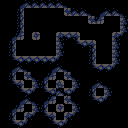

Tiled map render using the project's own tile images. Description and the whole map definition, tile-layer contents included, below:
An orthogonal 16x16 tile map with 8x8 px tiles, 1 tile layer (Dirt).

<map version="1.5" tiledversion="1.7.2" orientation="orthogonal" renderorder="right-down" width="16" height="16" tilewidth="8" tileheight="8" infinite="0" nextlayerid="2" nextobjectid="1">
 <tileset firstgid="1" source="Dirt.tsx" />
 <layer id="1" name="Dirt" width="16" height="16">
  <properties>
   <property name="MatchOutsideMap" type="bool" value="true" />
  </properties>
  <data encoding="csv">
14,14,32,20,20,20,20,20,31,14,14,14,14,14,14,14,
14,14,15,1,1,1,1,1,19,20,20,31,32,20,20,31,
14,14,15,1,1,1,1,1,1,1,1,19,21,1,1,13,
14,14,15,1,1,1,1,1,1,1,1,1,1,1,1,13,
14,32,21,1,12,1,1,7,8,9,1,1,1,1,7,25,
14,15,1,1,1,1,1,13,14,26,8,9,1,1,13,14,
14,15,1,1,1,1,1,13,14,14,14,15,1,1,13,14,
14,26,8,8,8,8,8,25,14,14,14,15,1,1,13,14,
14,32,20,31,14,14,32,20,31,14,14,26,8,8,25,14,
14,15,1,19,31,32,21,1,19,31,14,14,14,14,14,14,
14,26,9,1,13,15,1,11,1,13,14,32,20,31,14,14,
14,14,26,8,25,26,8,20,8,25,14,15,1,13,14,14,
14,14,32,20,31,32,21,1,19,31,14,26,8,25,14,14,
14,32,21,1,13,15,1,12,1,13,14,14,14,14,14,14,
14,15,1,7,25,26,9,1,7,25,14,14,14,14,14,14,
14,26,8,25,14,14,26,8,25,14,14,14,14,14,14,14
</data>
 </layer>
</map>
